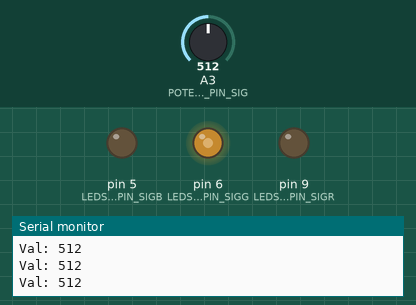
Bench run of a sketch on a simulated Arduino Uno, built with avr-gcc and run on an emulated ATmega328P. On the bench: output pins drawn as LEDs (lit = HIGH), the last lines printed to the serial monitor. The test bench sets the inputs (shaded band); at power-on: A3 (POTENTIOMETER_PIN_SIG) = 512.

Above: at 1.2 s.
1.3 s: A3 (POTENTIOMETER_PIN_SIG) set to 108
At 1.9 s:
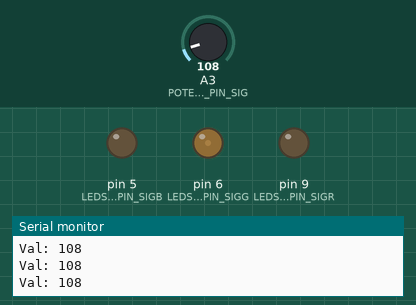
2.8 s: A3 (POTENTIOMETER_PIN_SIG) set to 91
At 4.1 s:
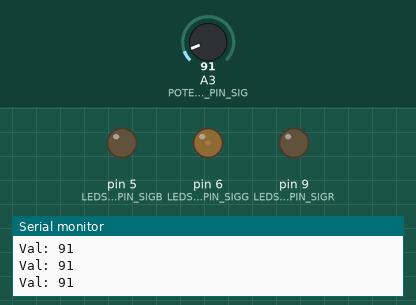
5.8 s: A3 (POTENTIOMETER_PIN_SIG) set to 0
At 6.5 s:
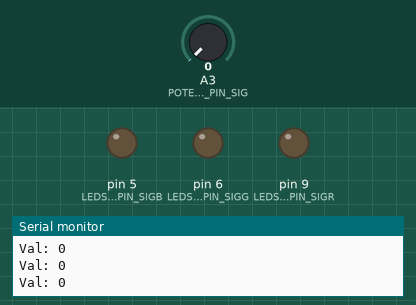
7.3 s: A3 (POTENTIOMETER_PIN_SIG) set to 8
At 7.6 s:
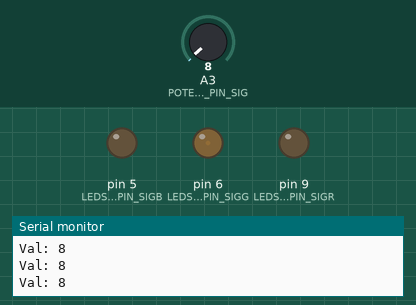
10.3 s: A3 (POTENTIOMETER_PIN_SIG) set to 11
At 11.3 s:
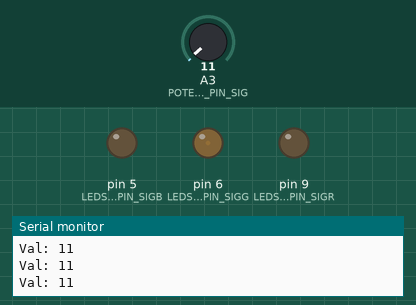
11.8 s: A3 (POTENTIOMETER_PIN_SIG) set to 984
At 12.3 s:
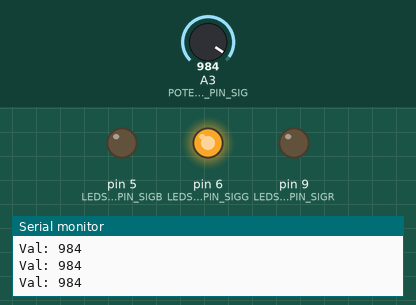
13.3 s: A3 (POTENTIOMETER_PIN_SIG) set to 1009
Timing chart, 0 to 15.8 s (numbered marks = the images above; inputs shaded):
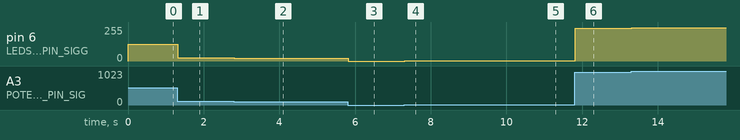

The sketch:

LED_dimmer.ino
```cpp
// Include Libraries
#include "Arduino.h"
#include "RGBLed.h"
#include "Potentiometer.h"


// Pin Definitions
#define LEDSTRIPRGB_PIN_SIGB  5
#define LEDSTRIPRGB_PIN_SIGG  6
#define LEDSTRIPRGB_PIN_SIGR  9
#define POTENTIOMETER_PIN_SIG A3


// Global variables and defines
#define LedStripRGB_TYPE COMMON_CATHODE
// object initialization
RGBLed LedStripRGB(LEDSTRIPRGB_PIN_SIGR,LEDSTRIPRGB_PIN_SIGG,LEDSTRIPRGB_PIN_SIGB,LedStripRGB_TYPE);
Potentiometer potentiometer(POTENTIOMETER_PIN_SIG);

// Setup the essentials for your circuit to work. It runs first every time your circuit is powered with electricity.
void setup()
{
    // Setup Serial which is useful for debugging
    // Use the Serial Monitor to view printed messages
    Serial.begin(9600);
    while (!Serial) ; // wait for serial port to connect. Needed for native USB
    Serial.println("start");

    LedStripRGB.turnOff();              // Start with  LED Strip RGB turned off

}

// Main logic of your circuit. It defines the interaction between the components you selected. After setup, it runs over and over again, in an eternal loop.
void loop()
{

  // Rotary Potentiometer - 10k Ohm, Linear - Test Code
    int potentiometerVal = potentiometer.read();
    Serial.print(F("Val: ")); Serial.println(potentiometerVal);

potentiometerVal = map(potentiometerVal,0,1023,0,255);

    // LED RGB Strip - Bare (1m) - Test Code
    // The LED Strip RGB will turn PURPLE for 500ms(half a second) and turn off
    LedStripRGB.setRGB(0, potentiometerVal, 0);    // 1. sets LED Strip RGB color to purple. Change the values in the brackets to (255,0,0) for pure RED, (0,255,0) for pure GREEN and (0,0,255) for pure BLUE.


}
```

AnalogReader.cpp
```cpp
#include "AnalogReader.h"

#include <Arduino.h>

AnalogReader::AnalogReader(const int pin) : m_pin(pin) {}

/**
 * Read analog value from board ADC
 */
int AnalogReader::read()
{
	return analogRead(m_pin);
}
```

AnalogReader.h
```cpp
#ifndef _ANALOG_READER_H
#define _ANALOG_READER_H

class AnalogReader
{
	public:
		AnalogReader(const int pin);
		int read();

	private:
		const int m_pin;
};
#endif //_ANALOG_READER_H
```

Potentiometer.cpp
```cpp
#include "Potentiometer.h"

Potentiometer::Potentiometer(int pin) : AnalogReader(pin) {}
```

Potentiometer.h
```cpp
/** \addtogroup Potentiometer
 *  @{
 */

#ifndef POTENTIOMETER_H
#define POTENTIOMETER_H

#include "AnalogReader.h"

class Potentiometer : public AnalogReader
{
	public:
		Potentiometer(int pin);

};
#endif //POTENTIOMETER
/** @}*/
```

RGBLed.cpp
```cpp
#include "RGBLed.h"

#include <Arduino.h>
/**
* RGBLed constructor.<BR>
* redPin, greenPin, bluePin - three PWM pin on arduino board.
*/
RGBLed::RGBLed(int redPin, int greenPin, int bluePin, bool type) : rPin(redPin), gPin(greenPin), bPin(bluePin)
{
  TYPE = type;
	pinMode(rPin, OUTPUT);
	pinMode(gPin, OUTPUT);
	pinMode(bPin, OUTPUT);
}

/**
* Set Red,Green,Blue values of the LED.
*/
void RGBLed::setRGB(int R, int G, int B)
{
  if(TYPE)
  {
  analogWrite(rPin,R);
  analogWrite(gPin,G);
  analogWrite(bPin,B);
  }
  else
  {
  analogWrite(rPin,255-R);
  analogWrite(gPin,255-G);
  analogWrite(bPin,255-B);
  }
}

/**
* Turn off the LED.
*/
void RGBLed::turnOff()
{
  if(TYPE)
  {
	digitalWrite(rPin,0);
	digitalWrite(gPin,0);
	digitalWrite(bPin,0);
  }
  else
  {
  digitalWrite(rPin,1);
  digitalWrite(gPin,1);
  digitalWrite(bPin,1);
  }

}
```

RGBLed.h
```cpp
/** \addtogroup RGBLed
 *  @{
 */

#ifndef RGBLED_H
#define RGBLED_H

#define COMMON_ANODE 0
#define COMMON_CATHODE 1

class RGBLed
{
	public:
		RGBLed(int redPin, int greenPin, int bluePin, bool type = COMMON_ANODE);
		void setRGB(int R, int G, int B);
		void turnOff();
	private:
		const int rPin,gPin,bPin;
    bool TYPE;
};
#endif //__RGBLED_H

 /** @}*/
```

Measured:
- after the input at 1.3 s, pin 6 (LEDSTRIPRGB_PIN_SIGG): 127/255 → 26/255 at once
- after the input at 2.8 s, pin 6 (LEDSTRIPRGB_PIN_SIGG): 26/255 → 22/255 at once
- after the input at 5.8 s, pin 6 (LEDSTRIPRGB_PIN_SIGG): 22/255 → 0/255 at once
- after the input at 7.3 s, pin 6 (LEDSTRIPRGB_PIN_SIGG): 0/255 → 1/255 at once
- after the input at 10.3 s, pin 6 (LEDSTRIPRGB_PIN_SIGG): 1/255 → 2/255 at once
- after the input at 11.8 s, pin 6 (LEDSTRIPRGB_PIN_SIGG): 2/255 → 245/255 at once
- after the input at 13.3 s, pin 6 (LEDSTRIPRGB_PIN_SIGG): 245/255 → 251/255 at once
